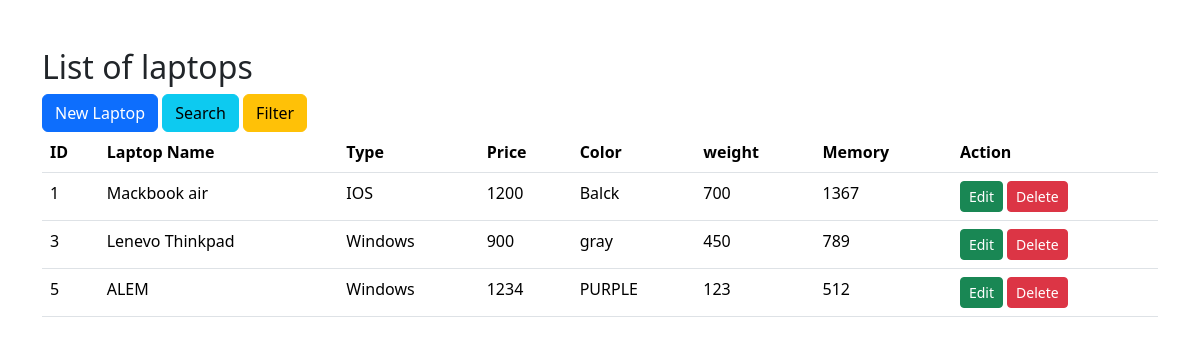
The app's page /home.php with its own data.
### tables this page shows
CREATE TABLE `laptop` (
  `id` int(11) NOT NULL,
  `laptopname` varchar(100) NOT NULL,
  `type` varchar(100) NOT NULL,
  `price` int(100) NOT NULL,
  `color` varchar(100) NOT NULL,
  `weight` int(100) NOT NULL,
  `memory` int(100) NOT NULL
);

### home.php (the view, shortened to what this page needs)
<!DOCTYPE html>
<html lang="en">
<head>
    <link rel="stylesheet" href="https://cdn.jsdelivr.net/npm/bootstrap@5.3.1/dist/css/bootstrap.min.css">
</head>
<body>
    <div class="container my-5">
        <h2>List of laptops</h2>
        <a class="btn btn-primary" href="/assigment_notes/crud/create.php" role="button">New Laptop</a>
        <a class="btn btn-info" href="/assigment_notes/sorting/search.php" role="button">Search</a>
        <a class="btn btn-warning" href="/assigment_notes/sorting/filter.php" role="button">Filter</a>
<br>
<table class="table">
    <thead>
    <tr>
        <th>ID</th>
        <th>Laptop Name</th>
        <th>Type</th>
        <th>Price</th>
        <th>Color</th>
        <th>weight</th>
        <th>Memory</th>
        <th>Action</th>
</tr>
</thead>
<tbody>
<?php
require_once('./db/config.php');
$sql="SELECT * FROM laptop";
$result=$connection->query($sql);
while($row = $result->fetch_assoc()) {
    echo "<tr>
    <td>$row[id]</td>
    <td>$row[laptopname]</td>
    <td>$row[type]</td>
    <td>$row[price]</td>
    <td>$row[color]</td>
    <td>$row[weight]</td>
    <td>$row[memory]</td>
    <td>
    <a class='btn btn-success btn-sm' href='/assigment_notes/crud/edit.php?id=$row[id]' role='button'>Edit</a>
    <a class='btn btn-danger btn-sm' href='/assigment_notes/crud/delete.php?id=$row[id]' role='button'>Delete</a>
</td>
</tr>";
  }
?>
</tbody>
</table>
 </div>
</body>
</html>

### records on screen
laptop: id "1", laptopname "Mackbook air", type "IOS", price "1200", color "Balck", weight "700", memory "1367"
laptop: id "3", laptopname "Lenevo Thinkpad", type "Windows", price "900", color "gray", weight "450", memory "789"
laptop: id "5", laptopname "ALEM", type "Windows", price "1234", color "PURPLE", weight "123", memory "512"
